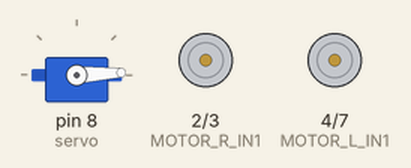
Simulated run of this sketch. Board: Arduino Uno, built with avr-gcc and run on an emulated ATmega328P. Shown: servo, motor-driver pin pairs drawn as motors (green arrow = first pin HIGH = forward, orange = second pin HIGH = backward, longer = more drive, scaled by the enable pin).

Above: at 0.05 s.
At 0.85 s:
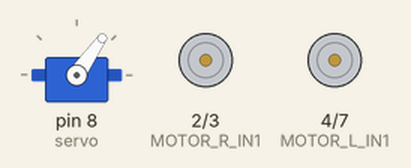
At 1.7 s:
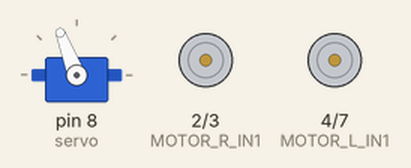
At 3.4 s:
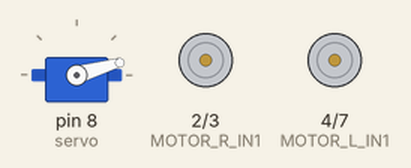
Timing chart, 0 to 8.4 s (numbered marks = the images above):
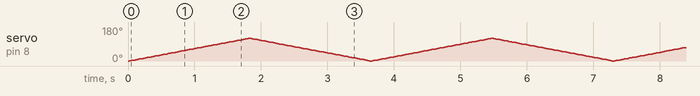

The sketch:

line.track.3.ino
```cpp
#include <Servo.h>
Servo   Steeringservo;
Servo servo;

#define MOTOR_R_IN1 2

#define MOTOR_R_IN2 3

#define MOTOR_R_ENA 5

#define MOTOR_L_IN1 4

#define MOTOR_L_IN2 7

#define MOTOR_L_ENB 6

#define RC_SERVO_PIN 8 // 차량에 맞도록

#define NEURAL_ANGLE 70

#define LEFT_STEER_ANGLE  -40  // 실험으로 구할것

#define RIGHT_STEER_ANGLE  50  // 실험으로 구할
int Steering_Angle = NEURAL_ANGLE;
int value = 0;    // 각도를 조절할 변수 value
    //Servo 클래스로 servo객체 생성

    int pos = 0;
void Forward();
void steering_control()

{

  if(Steering_Angle<= LEFT_STEER_ANGLE + NEURAL_ANGLE)  Steering_Angle  = LEFT_STEER_ANGLE + NEURAL_ANGLE;

  if(Steering_Angle>= RIGHT_STEER_ANGLE + NEURAL_ANGLE)  Steering_Angle = RIGHT_STEER_ANGLE + NEURAL_ANGLE;

  Steeringservo.write(Steering_Angle);

}

void motor_control(int speed_l,int dir_l, int speed_r, int dir_r)

{

   if(dir_l ==1) // 전진

   {

     digitalWrite(MOTOR_L_IN1, HIGH);

     digitalWrite(MOTOR_L_IN2, LOW);

     analogWrite(MOTOR_L_ENB, speed_l);

   }

   else if( dir_l == -1)//후진

   {

     digitalWrite(MOTOR_L_IN1, LOW);

     digitalWrite(MOTOR_L_IN2, HIGH);

     analogWrite(MOTOR_L_ENB, speed_l);

   }

   else

   {

     digitalWrite(MOTOR_L_IN1, LOW);

     digitalWrite(MOTOR_L_IN2, LOW);

     analogWrite(MOTOR_L_ENB, 0);

   }
    if(dir_r ==1) // 전진

   {

     digitalWrite(MOTOR_R_IN1, HIGH);

     digitalWrite(MOTOR_R_IN2, LOW);

     analogWrite(MOTOR_R_ENA, speed_r);

   }

   else if( dir_r == -1)//후진

   {

     digitalWrite(MOTOR_R_IN1, LOW);

     digitalWrite(MOTOR_R_IN2, HIGH);

     analogWrite(MOTOR_R_ENA, speed_r);

   }

   else

   {

     digitalWrite(MOTOR_R_IN1, LOW);

     digitalWrite(MOTOR_R_IN2, LOW);

     analogWrite(MOTOR_R_ENA, 0);

   }

}

void setup() {

  // put your setup code here, to run once:
  servo.attach(8);     //servo 서보모터 7번 핀에 연결
                       // 이때 ~ 표시가 있는 PWM을 지원하는 디지털 핀에 연결

  Serial.begin(9600); //9600 속도로 통신을 시작 한다.

  pinMode(MOTOR_R_IN1, OUTPUT);

  pinMode(MOTOR_R_IN2,OUTPUT);

  pinMode(MOTOR_R_ENA, OUTPUT);

  pinMode(MOTOR_L_IN1, OUTPUT);

  pinMode(MOTOR_L_IN2, OUTPUT);

  pinMode(MOTOR_L_ENB, OUTPUT);

} // 설정 함수

void loop() {

 for (pos = 0; pos <= 120; pos += 1) {
    // in steps of 1 degree
    servo.write(pos);
    delay(15);
  }
  for (pos = 120; pos >= 0; pos -= 1) {
    servo.write(pos);
    delay(15);
  }

{
  digitalWrite(MOTOR_L_IN1, LOW);
  digitalWrite(MOTOR_L_IN2, HIGH);
  digitalWrite(MOTOR_R_IN1, HIGH);
  digitalWrite(MOTOR_R_IN2, LOW);
}


}
```
